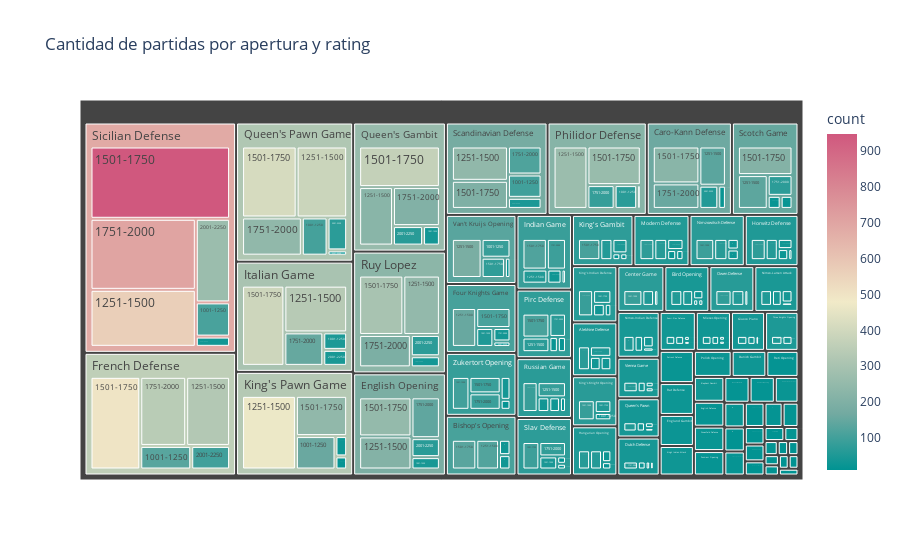

Notebook cell for this chart:
### Code cell
fig = px.treemap(treemap1, path=['opening_shortname', 'rating_interval'], values='count', color='count',
                 color_continuous_scale='tealrose', title='Cantidad de partidas por apertura y rating')
fig.show()

### Figure 1 — Plotly figure (JSON) as saved in the notebook; plotly's stock layout.template omitted (floating-point values rounded to 4 significant figures; data arrays with more than 128 entries replaced by an {"elided": "..."} marker saying what was removed)
{"data": [{"branchvalues": "total", "customdata": {"elided": "584x1 float values"}, "domain": {"x": [0, 1], "y": [0, 1]}, "hovertemplate": "labels=%{label}<br>count_sum=%{value}<br>parent=%{parent}<br>id=%{id}<br>count=%{color}<extra></extra>", "ids": {"elided": "584 str values"}, "labels": {"elided": "584 str values"}, "marker": {"coloraxis": "coloraxis", "colors": {"elided": "584 float values"}}, "name": "", "parents": {"elided": "584 str values"}, "type": "treemap", "values": {"elided": "584 int values"}}], "layout": {"coloraxis": {"colorbar": {"title": {"text": "count"}}, "colorscale": [[0, "rgb(0, 147, 146)"], [0.1667, "rgb(114, 170, 161)"], [0.3333, "rgb(177, 199, 179)"], [0.5, "rgb(241, 234, 200)"], [0.6667, "rgb(229, 185, 173)"], [0.8333, "rgb(217, 137, 148)"], [1, "rgb(208, 88, 126)"]]}, "legend": {"tracegroupgap": 0}, "title": {"text": "Cantidad de partidas por apertura y rating"}}}
